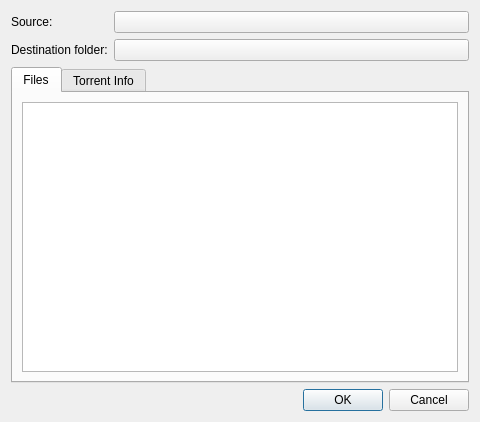
<?xml version="1.0" encoding="UTF-8"?>
<ui version="4.0">
 <class>AddTorrentFileDialog</class>
 <widget class="QDialog" name="AddTorrentFileDialog">
  <property name="geometry">
   <rect>
    <x>0</x>
    <y>0</y>
    <width>480</width>
    <height>422</height>
   </rect>
  </property>
  <property name="windowTitle">
   <string>Dialog</string>
  </property>
  <layout class="QVBoxLayout" name="verticalLayout">
   <item>
    <layout class="QFormLayout" name="formLayout">
     <item row="0" column="0">
      <widget class="QLabel" name="sourceLabel">
       <property name="text">
        <string>Source:</string>
       </property>
      </widget>
     </item>
     <item row="0" column="1">
      <widget class="QPushButton" name="btnFileSource">
       <property name="layoutDirection">
        <enum>Qt::LeftToRight</enum>
       </property>
       <property name="text">
        <string/>
       </property>
       <property name="icon">
        <iconset resource="../../img/icons.qrc">
         <normaloff>:/icons/torrent-file.svg</normaloff>:/icons/torrent-file.svg</iconset>
       </property>
       <property name="iconSize">
        <size>
         <width>16</width>
         <height>16</height>
        </size>
       </property>
      </widget>
     </item>
     <item row="1" column="0">
      <widget class="QLabel" name="destFolderLabel">
       <property name="text">
        <string>Destination folder:</string>
       </property>
      </widget>
     </item>
     <item row="1" column="1">
      <widget class="QPushButton" name="btnFolderDest">
       <property name="font">
        <font>
         <kerning>true</kerning>
        </font>
       </property>
       <property name="text">
        <string/>
       </property>
       <property name="icon">
        <iconset resource="../../img/icons.qrc">
         <normaloff>:/icons/dest-folder.svg</normaloff>:/icons/dest-folder.svg</iconset>
       </property>
       <property name="iconSize">
        <size>
         <width>16</width>
         <height>16</height>
        </size>
       </property>
       <property name="autoDefault">
        <bool>true</bool>
       </property>
      </widget>
     </item>
    </layout>
   </item>
   <item>
    <widget class="QTabWidget" name="tabWidget">
     <property name="currentIndex">
      <number>0</number>
     </property>
     <property name="iconSize">
      <size>
       <width>20</width>
       <height>20</height>
      </size>
     </property>
     <widget class="QWidget" name="Files">
      <attribute name="icon">
       <iconset resource="../../img/icons.qrc">
        <normaloff>:/icons/files.svg</normaloff>:/icons/files.svg</iconset>
      </attribute>
      <attribute name="title">
       <string>Files</string>
      </attribute>
      <layout class="QVBoxLayout" name="verticalLayout_3">
       <item>
        <widget class="QTreeView" name="treeView"/>
       </item>
      </layout>
     </widget>
     <widget class="QWidget" name="TorrentInfo">
      <attribute name="icon">
       <iconset resource="../../img/icons.qrc">
        <normaloff>:/icons/help-about.svg</normaloff>:/icons/help-about.svg</iconset>
      </attribute>
      <attribute name="title">
       <string>Torrent Info</string>
      </attribute>
      <layout class="QFormLayout" name="formLayout_2">
       <item row="0" column="0">
        <widget class="QLabel" name="label">
         <property name="font">
          <font>
           <weight>75</weight>
           <bold>true</bold>
          </font>
         </property>
         <property name="text">
          <string>Torrent information:</string>
         </property>
        </widget>
       </item>
       <item row="1" column="0">
        <layout class="QGridLayout" name="gridLayout">
         <item row="0" column="0">
          <widget class="QLabel" name="labelSize">
           <property name="text">
            <string>Size:</string>
           </property>
          </widget>
         </item>
         <item row="0" column="1">
          <widget class="QLabel" name="sizeArg">
           <property name="text">
            <string/>
           </property>
          </widget>
         </item>
         <item row="1" column="0">
          <widget class="QLabel" name="labelDate">
           <property name="text">
            <string>Date:</string>
           </property>
          </widget>
         </item>
         <item row="1" column="1">
          <widget class="QLabel" name="dateArg">
           <property name="text">
            <string/>
           </property>
          </widget>
         </item>
         <item row="2" column="0">
          <widget class="QLabel" name="labelHash">
           <property name="text">
            <string>Hash:</string>
           </property>
          </widget>
         </item>
         <item row="2" column="1">
          <widget class="QLabel" name="hashArg">
           <property name="text">
            <string/>
           </property>
          </widget>
         </item>
         <item row="3" column="0">
          <widget class="QLabel" name="labelComment">
           <property name="text">
            <string>Comment:</string>
           </property>
          </widget>
         </item>
         <item row="3" column="1">
          <widget class="QLabel" name="commentArg">
           <property name="text">
            <string/>
           </property>
          </widget>
         </item>
        </layout>
       </item>
      </layout>
     </widget>
    </widget>
   </item>
   <item>
    <widget class="QDialogButtonBox" name="buttonBox">
     <property name="orientation">
      <enum>Qt::Horizontal</enum>
     </property>
     <property name="standardButtons">
      <set>QDialogButtonBox::Cancel|QDialogButtonBox::Ok</set>
     </property>
    </widget>
   </item>
  </layout>
 </widget>
 <resources>
  <include location="../../img/icons.qrc"/>
 </resources>
 <connections>
  <connection>
   <sender>buttonBox</sender>
   <signal>accepted()</signal>
   <receiver>AddTorrentFileDialog</receiver>
   <slot>accept()</slot>
   <hints>
    <hint type="sourcelabel">
     <x>248</x>
     <y>254</y>
    </hint>
    <hint type="destinationlabel">
     <x>157</x>
     <y>274</y>
    </hint>
   </hints>
  </connection>
  <connection>
   <sender>buttonBox</sender>
   <signal>rejected()</signal>
   <receiver>AddTorrentFileDialog</receiver>
   <slot>reject()</slot>
   <hints>
    <hint type="sourcelabel">
     <x>316</x>
     <y>260</y>
    </hint>
    <hint type="destinationlabel">
     <x>286</x>
     <y>274</y>
    </hint>
   </hints>
  </connection>
 </connections>
</ui>
